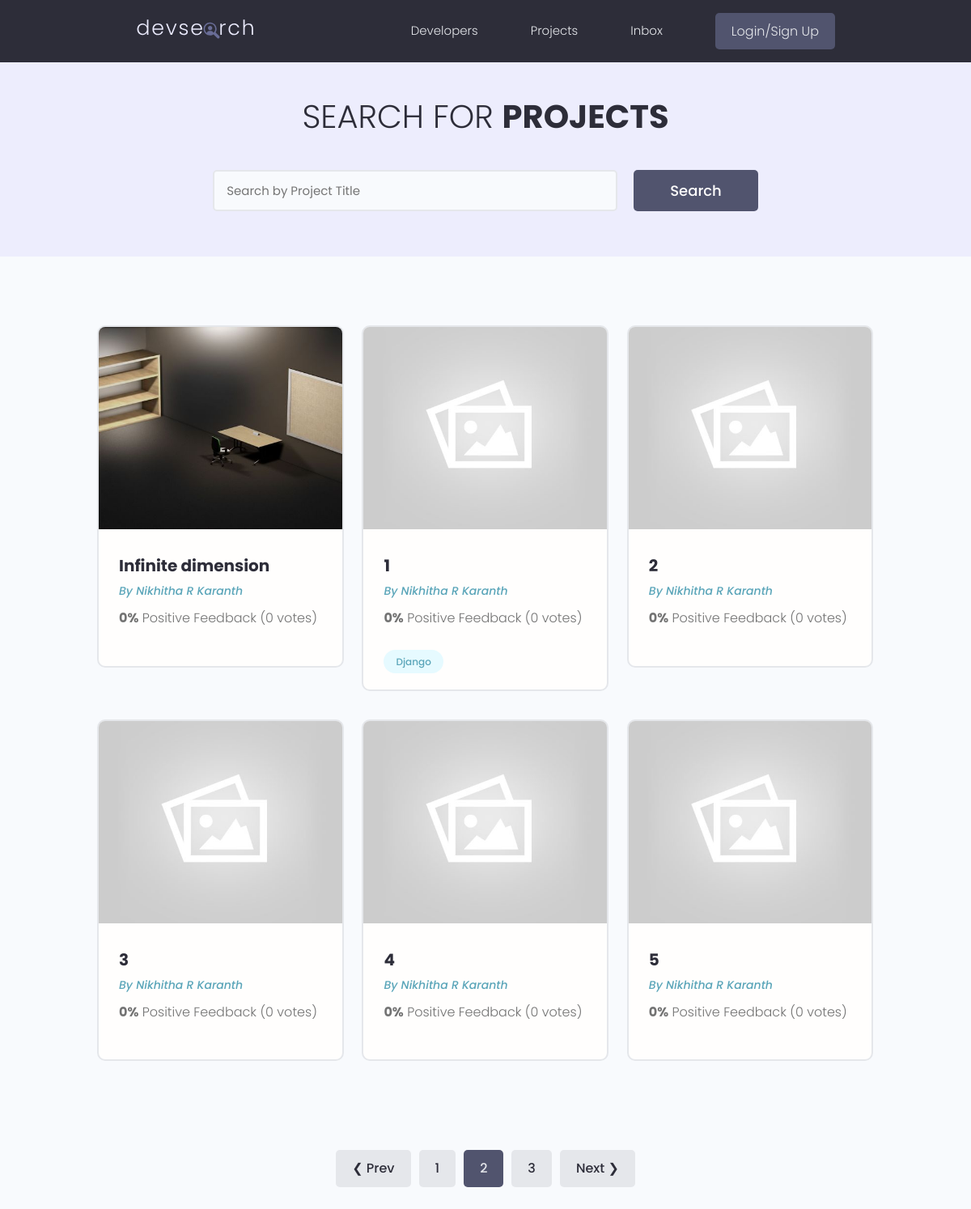
Screenshot of /projects/?page=2 with the database file from the repository.
### projects/models.py (models this page shows, shortened)
class Project(models.Model):
    owner=models.ForeignKey(Profile,null=True,blank=True,on_delete=models.SET_NULL)
    title=models.CharField(max_length=200)
    description=models.TextField(null=True,blank=True)
    featured_image=models.ImageField(null=True,blank=True,default="default.jpg")
    demo_link=models.CharField(max_length=2000,null=True,blank=True)
    source_link=models.CharField(max_length=2000,null=True,blank=True)
    tags=models.ManyToManyField('Tag',blank=True)
    vote_total=models.IntegerField(default=0,null=True,blank=True)
    vote_ratio=models.IntegerField(default=0,null=True,blank=True)
    created_at=models.DateTimeField(auto_now_add=True)
    id=models.UUIDField(default=uuid.uuid4,unique=True,primary_key=True,editable=False)    # django has default id generation for each instance created in a model, here we are overriding the id
    class Meta:
        ordering=['created_at']

class Tag(models.Model):
    name=models.CharField(max_length=200)
    created_at=models.DateTimeField(auto_now_add=True)
    id=models.UUIDField(default=uuid.uuid4,unique=True,primary_key=True,editable=False)
    def __str__(self):
        return self.name

### users/models.py (models this page shows, shortened)
class Profile(models.Model):
    user=models.OneToOneField(User, on_delete=models.CASCADE,null=True,blank=True)
    name=models.CharField(max_length=200,null=True,blank=True)
    email=models.EmailField(max_length=500,blank=True,null=True)
    username=models.CharField(max_length=200,null=True,blank=True)
    location=models.CharField(max_length=200,null=True,blank=True)
    short_intro=models.CharField(max_length=200,null=True,blank=True)
    bio=models.TextField(null=True,blank=True)
    profile_image=models.ImageField(null=True,blank=True,upload_to='profiles',default='profiles/user-default.png')
    social_github=models.CharField(max_length=200,null=True,blank=True)
    social_twitter=models.CharField(max_length=200,null=True,blank=True)
    social_linkedin=models.CharField(max_length=200,null=True,blank=True)
    social_youtube=models.CharField(max_length=200,null=True,blank=True)
    social_website=models.CharField(max_length=200,null=True,blank=True)
    created_at=models.DateTimeField(auto_now_add=True)
    id=models.UUIDField(default=uuid.uuid4,unique=True,primary_key=True,editable=False)

### projects/views.py (the view)
# urls.py: path('projects/',include('projects.urls')),
def projects(request):
    projects, search_query = searchProjects(request)
    custom_range,projects=paginateProjects(request,projects,6)
    context={'projects':projects,'search_query':search_query,'custom_range':custom_range}
    return render(request,'projects/projects.html',context)

### projects/utils.py (called while the page is built)
def paginateProjects(request,projects,results):
    page=request.GET.get('page')
    paginator=Paginator(projects,results)
    try:
        projects=paginator.page(page)
    except PageNotAnInteger:
        page=1
        projects=paginator.page(page)
    except EmptyPage:
        page=paginator.num_pages    # if user goes out of index
        projects=paginator.page(page)
    leftIndex = (int(page)-4)
    if leftIndex < 1:
        leftIndex = 1
    rightIndex = (int(page) + 5)
    if rightIndex > paginator.num_pages:
        rightIndex = paginator.num_pages + 1
    custom_range=range(leftIndex,rightIndex)
    return custom_range,projects

def searchProjects(request):
    search_query = ''
    if request.GET.get('search_query'):
        search_query = request.GET.get('search_query')
    tags = Tag.objects.filter(name__icontains=search_query)
    projects = Project.objects.distinct().filter(
        Q(title__icontains=search_query) |
        Q(description__icontains=search_query) |
        Q(owner__name__icontains=search_query) |
        Q(tags__in=tags)
    )
    return projects, search_query

### projects/templates/projects/projects.html (shortened to what this page needs)
{% extends 'main.html' %}
{% block content %}
<main class="projects">
    <section class="hero-section text-center">
      <div class="container container--narrow">
        <div class="hero-section__box">
          <h2>Search for <span>Projects</span></h2>
        </div>
        <div class="hero-section__search">
          <form id='searchForm' class="form" action="{% url 'projects' %}" method="get">
            <div class="form__field">
              <input class="input input--text" id="formInput#search" type="text" name="search_query"
                value="{{search_query}}" placeholder="Search by Project Title" />
            </div>
            <input class="btn btn--sub btn--lg" type="submit" value="Search" />
          </form>
        </div>
      </div>
    </section>
    <section class="projectsList">
      <div class="container">
        <div class="grid grid--three">
        {% for project in projects %}
          <div class="column">
            <div class="card project">
              <a href="{% url 'projects' project.id %}" class="project">
                <img class="project__thumbnail" src="{{project.featured_image.url }}" alt="project thumbnail" />
                <div class="card__body">
                  <h3 class="project__title">{{project.title}}</h3>
                  {% if project.owner %}
                  <p><a class="project__author" href="{% url 'user-profile' project.owner.id %}">By {{project.owner.name}}</a></p>
                  {% else %}
                  <p>Owner information not available.</p>
                  {% endif %}
                  <p class="project--rating">
                    <span style="font-weight: bold;">{{project.vote_ratio}}%</span> Positive
                    Feedback ({{project.vote_total}} vote{{project.vote_total|pluralize:"s"}})
                  </p>
                  <div class="project__tags">
                    {% for tag in project.tags.all %}
                    <span class="tag tag--pill tag--main">
                      <small>{{tag}}</small>
                    </span>
                    {% endfor %}
                  </div>
                </div>
              </a>
            </div>
          </div>
          {% endfor %}
            </div>
          </div>
    </section>
{% include 'pagination.html' with queryset=projects custom_range=custom_range %}
  </main>
{% endblock content %}

### static/styles/app.css (style rules this page uses)
:root { --color-sub: #2d2d39; }
.btn--sub { background-color: var(--color-sub-light); }
.card { border: 2px solid var(--color-light); }
img { width: 100%; }
.hero-section { height: 40vh; display: flex; align-items: center; background-color: var(--color-sub); }
.hero-section__box { margin-bottom: 4rem; }
.hero-section__box > h2, .hero-section__box > h2 > span { font-size: 4rem; color: var(--color-light); line-height: 1.3; text-transform: uppercase; }
.hero-section__box > h2 { font-weight: 300; }
.hero-section__box > h2 > span { font-weight: 700; }
.hero-section__search > .form { display: flex; align-items: center; justify-content: center; gap: 2rem; }
.hero-section__search > .form input.input--text { width: 50rem; }
.project__author { font-size: 1.4rem; font-style: italic; }
.project--rating { margin-bottom: 1.6em; margin-top: .5em; }
.projects > .hero-section { background: var(--color-sub-lighter); height: 30vh; }
.projects .hero-section__box { margin-bottom: 2.5rem; }
.projects .hero-section__box > h2 { color: var(--color-sub); }
.projects .hero-section__box > h2 > span { font-weight: 700; color: var(--color-sub); }
.projectsList { margin-top: 8rem; }
.project__thumbnail { height: 25rem; object-fit: cover; object-position: top center; }
.project__title { font-size: 2rem; font-weight: 700; color: var(--color-sub); }

### static/uikit/styles/modules/_variables.css (style rules this page uses)
:root { --color-main: #5aa5b9; --color-main-light: #e6faff; --color-sub: #3f4156; --color-sub-light: #51546e; --color-sub-lighter: #ededfd; --color-text: #737373; --color-gray: #8b8b8b; --color-light: #e5e7eb; --color-light-gray: #767676; --color-bg: #f8fafd; --color-white: #fffefd; --color-white-light: #f3f3f3; --color-success: #359e64; --color-success-bg: #def8e8; --color-error: #fc4b0b; --color-error-bg: #fff2ee; --font-base: 'Poppins', arial, helvetica, 'Segoe UI', roboto, ubuntu, sans-serif; --font-monospace: 'Fira Code', 'Courier New', courier, monospace; --font-regular: 300; --font-medium: 500; --font-bold: 700; --generic-shadow: 1px 1px 5px #00000010; --generic-transition: all 0.3s ease-in-out; }

### static/uikit/styles/modules/_base.css (style rules this page uses)
* { margin: 0; padding: 0; box-sizing: border-box; text-rendering: optimizeLegibility; color: inherit; font-size: inherit; }
html { font-size: 50%; }
@media only screen and (min-width: 480px) { html { font-size: 56.25%; } }
@media only screen and (min-width: 1200px) { html { font-size: 62.5%; } }
body { line-height: 1.6; font-weight: 400; font-size: 1.5rem; color: var(--color-text); background-color: var(--color-bg); min-height: 100vh; }

### static/uikit/styles/modules/_typography.css (style rules this page uses)
* { font-family: var(--font-base); }
h2 { font-size: 3.6rem; font-weight: var(--font-bold); }
h3 { font-size: 3.2rem; font-weight: var(--font-medium); }
p, span, strong { font-size: 1.6rem; color: var(--color-text); font-weight: var(--font-regular); }
a { padding-bottom: 2px; text-decoration: none; display: inline-block; color: var(--color-main); font-weight: var(--font-medium); }

### static/uikit/styles/modules/_utilities.css (style rules this page uses)
.container { width: 92%; max-width: 165rem; margin: 0 auto; box-sizing: border-box; }
.container--narrow { width: 92%; max-width: 120rem; }
@media screen and (min-width: 1000px) { .container { width: 90%; } }
@media screen and (min-width: 1000px) { .container--narrow { width: 85%; } }
@media screen and (min-width: 1200px) { .container { width: 80%; } }
@media screen and (min-width: 1200px) { .container--narrow { width: 72%; } }
.text-center { text-align: center; }

### static/uikit/styles/modules/_button.css (style rules this page uses)
.btn { display: inline-block; position: relative; cursor: pointer; background-color: var(--color-light); font-weight: var(--font-medium); color: var(--color-sub); text-decoration: none; padding: 1rem 2rem; border-radius: 0.5rem; border: none; width: -webkit-fit-content; width: -moz-fit-content; width: fit-content; height: -webkit-fit-content; height: -moz-fit-content; height: fit-content; font-size: 1.6rem; outline-width: 0; outline-color: transparent; -webkit-backface-visibility: hidden; backface-visibility: hidden; transition: all 0.3s ease-in-out; }
.btn--sub { background-color: var(--color-sub); color: var(--color-white); }
.btn--lg { font-size: 1.8rem; padding: 1.2rem 4.5rem; }

### static/uikit/styles/modules/_card.css (style rules this page uses)
.card { border-radius: 1rem; background-color: var(--color-white); border: 1.5px solid var(--color-light); width: auto; height: auto; margin-top: 0.5rem; margin-bottom: 0.5rem; overflow: hidden; }
.card__body, .card__header { padding: 2rem 2.5rem; }

### rows the page displays
Project: featured_image (picture), title "Infinite dimension", owner.name "Nikhitha R Karanth", vote_ratio "0", vote_total "0"
Project: featured_image (placeholder picture), title "1", owner.name "Nikhitha R Karanth", vote_ratio "0", vote_total "0"
Tag: name "Django"
Project: featured_image (placeholder picture), title "2", owner.name "Nikhitha R Karanth", vote_ratio "0", vote_total "0"
Project: featured_image (placeholder picture), title "3", owner.name "Nikhitha R Karanth", vote_ratio "0", vote_total "0"
Project: featured_image (placeholder picture), title "4", owner.name "Nikhitha R Karanth", vote_ratio "0", vote_total "0"
Project: featured_image (placeholder picture), title "5", owner.name "Nikhitha R Karanth", vote_ratio "0", vote_total "0"

### other values shown
{{ page }} "1" "3"
{{ page }} "2"
